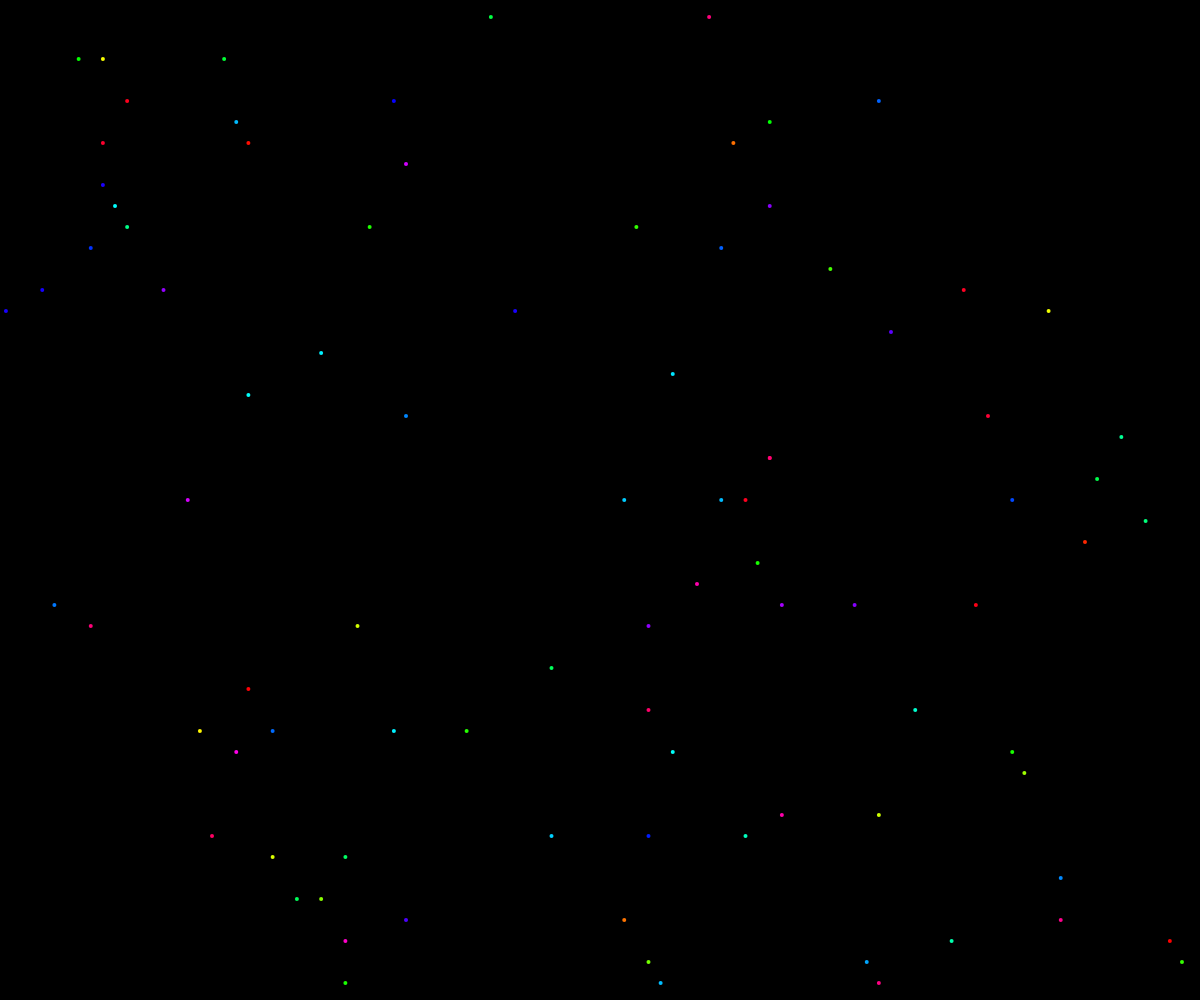
Frame 1 (no input)
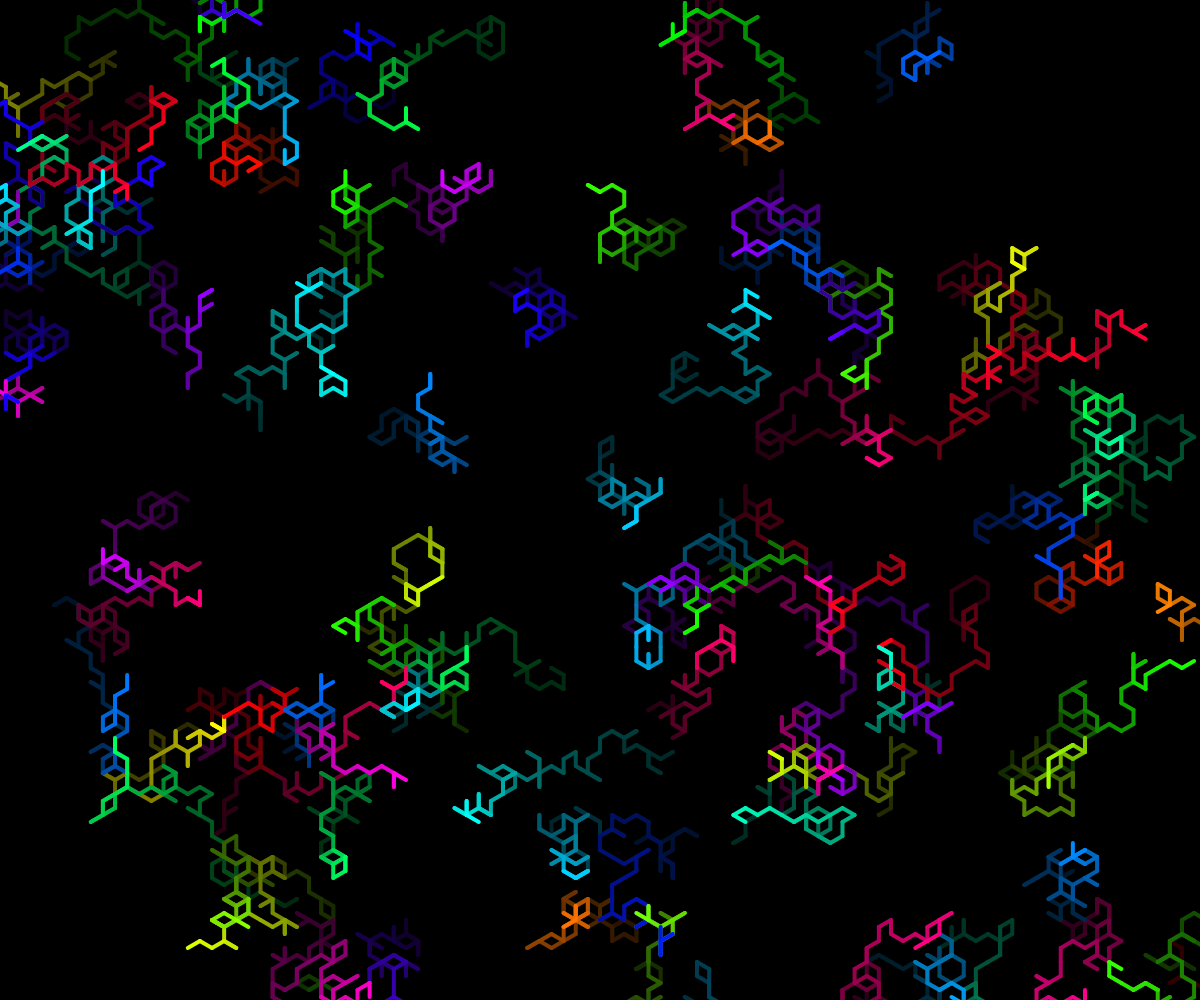
Frame 60 (no input)
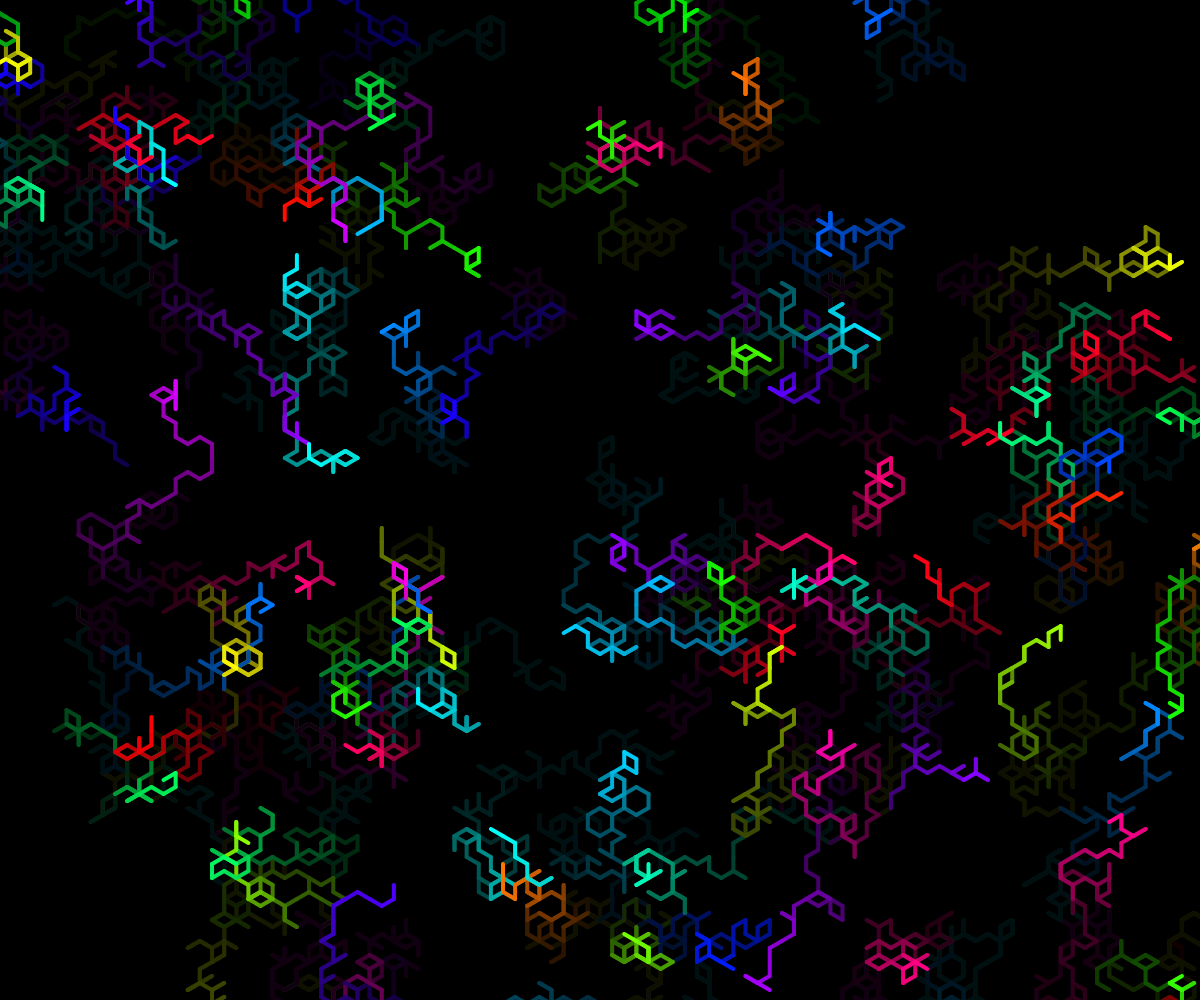
Frame 120 (the mouse pressed at the canvas centre since frame 60)

The p5.js sketch that drew these frames (run headless with seeded random() and noise() and a simulated clock; from frame 60 on, the mouse is pressed at the canvas centre):

// p5.js sketch
// ── sketch.js
// sketch.js
// Random walkers on the dice lattice.
// The dice lattice has two vertex types:
//   - Centers (degree 6): sit on a triangular lattice, connect to 6 surrounding corners
//   - Corners (degree 3): each shared by 3 centers, connect back to those 3 centers
// All edges have length HEX_SIZE (center-to-corner distance).
// Positions are stored in pixel space; vertex type flips every step.

const NUM_WALKERS = 100

// HEX_SIZE : number
// Distance from a hex center to any of its 6 corners (edge length).
const HEX_SIZE = 14

// -- Data Definitions --

// VertexType : 0 | 1
//   0 = hex center  (degree 6)
//   1 = hex corner  (degree 3)
// Every edge connects a center to a corner, so type flips each step.

// For pointy-top hexagons:
//   Centers connect to corners at 30°, 90°, 150°, 210°, 270°, 330°.
//   Each corner is shared by 3 centers. The 3 centers around a given corner
//   are at 120° intervals from it. Since the corner sits at angle θ from one
//   center, the 3 centers are at angles θ+180°, θ+180°+120°, θ+180°-120°
//   from the corner = θ+180°, θ+300°, θ+60°.
//   For the canonical corner at 30° from a center, the 3 return angles are:
//   210°, 330°, 90°.

const DEG = Math.PI / 180

// CENTER_TO_CORNERS : Array<{dx,dy,returnAngles}>
// Each corner also stores the 3 angles back to its neighboring centers.
// A corner reached from angle θ is shared by 3 centers at angles
// θ+180°, θ+180°+120°, θ+180°-120° from the corner.
const CENTER_TO_CORNERS = [30, 90, 150, 210, 270, 330].map(a => {
  const base = a + 180
  return {
    dx: HEX_SIZE * Math.cos(a * DEG),
    dy: HEX_SIZE * Math.sin(a * DEG),
    // 3 return directions from this corner back to its 3 neighboring centers
    returns: [base, base + 120, base - 120].map(ra => ({
      dx: HEX_SIZE * Math.cos(ra * DEG),
      dy: HEX_SIZE * Math.sin(ra * DEG),
    })),
  }
})

// NEIGHBORS : Array<Array<{dx,dy}>>  indexed by vertex type
// For centers (type 0): the 6 corner offsets
// For corners (type 1): stored on the walker from the step that created it
const CENTER_NEIGHBORS = CENTER_TO_CORNERS

// -- Helper Functions --

/**
 * Returns a random element from an array.
 * @template T
 * @param {Array<T>} arr
 * @returns {T}
 */
// randomChoice : Array<T> -> T
function randomChoice(arr) {
  return arr[Math.floor(Math.random() * arr.length)]
}

/**
 * Returns a random starting position snapped to a hex center on the lattice.
 * Centers sit on a pointy-top triangular lattice with basis vectors:
 *   a1 = (sqrt(3)*R, 0),  a2 = (sqrt(3)/2*R, 3/2*R)
 * @returns {{ x: number, y: number }}
 */
// randomCenter : -> { x: number, y: number }
function randomCenter() {
  const R  = HEX_SIZE
  const SQ3 = Math.sqrt(3)
  const i = Math.floor((Math.random() - 0.5) * width  / (SQ3 * R))
  const j = Math.floor((Math.random() - 0.5) * height / (1.5  * R))
  return {
    x: SQ3 * R * i + SQ3 / 2 * R * j,
    y: 1.5  * R * j,
  }
}

// -- Main Class --

/**
 * A walker on the dice lattice, alternating between degree-6 centers and
 * degree-3 corners. Position is stored in pixel space.
 */
class Walker {
  constructor() {
    const c      = randomCenter()
    this.x       = c.x
    this.y       = c.y
    this.type    = 0
    this.returns = null  // set when on a corner; the 3 directions back to centers
    this.prevX   = c.x
    this.prevY   = c.y
    this.hue     = Math.random() * 360
  }

  /** update : -> void
   * Moves the walker one step to a random neighbor, flipping vertex type.
   */
  update() {
    this.prevX = this.x
    this.prevY = this.y
    if (this.type === 0) {
      // on a center: pick one of 6 corners
      const corner = randomChoice(CENTER_NEIGHBORS)
      this.x      += corner.dx
      this.y      += corner.dy
      this.returns = corner.returns  // remember how to get back
      this.type    = 1
    } else {
      // on a corner: pick one of 3 centers
      const { dx, dy } = randomChoice(this.returns)
      this.x    += dx
      this.y    += dy
      this.returns = null
      this.type    = 0
    }
  }

  /** draw : -> void
   * Draws a line segment from the previous vertex to the current vertex.
   */
  draw() {
    const cx = width  / 2
    const cy = height / 2
    stroke(this.hue, 100, 100)
    line(this.prevX + cx, this.prevY + cy, this.x + cx, this.y + cy)
  }
}

// -- Entry Point --

/**
 * Creates the initial array of walkers at random lattice positions.
 * @returns {Array<Walker>}
 */
// makeWalkers : -> Array<Walker>
function makeWalkers() {
  return Array.from({ length: NUM_WALKERS }, () => new Walker())
}

let walkers

function setup() {
  createCanvas(window.innerWidth || 500, window.innerHeight || 500)
  colorMode(HSB, 360, 100, 100, 100)
  strokeWeight(4)
  background(0)
  walkers = makeWalkers()
}

function draw() {
  background(0, 0, 0, 3)
  for (const walker of walkers) {
    walker.draw()
    walker.update()
  }
}
